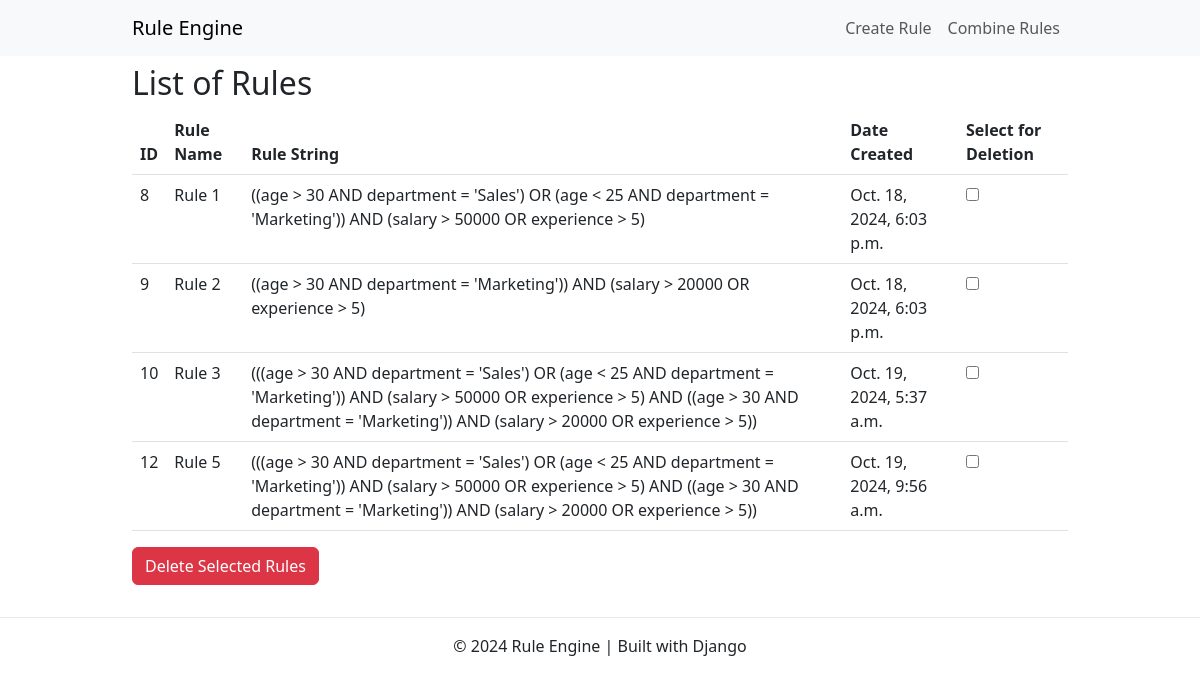
Before: / with the older database file.
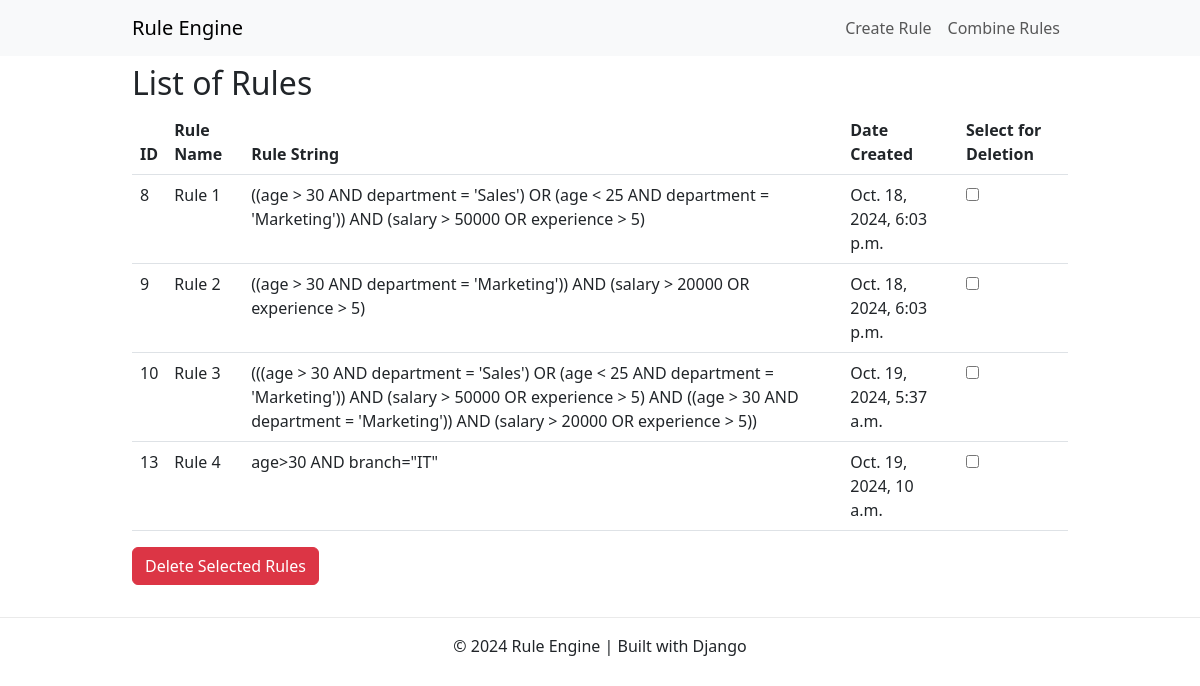
After: the same page with the newer database file.
### engine/models.py (models this page shows, shortened)
class Rule(models.Model):
    rule_name = models.CharField(max_length=255,unique=True)
    rule_string = models.TextField()
    ast_json = models.JSONField(null=True, blank=True)  # Allow null and blank values for ast_json
    created_at = models.DateTimeField(auto_now_add=True)

### engine/views.py (the view)
# urls.py: path('', views.RuleListView.as_view(), name='rule_list'),
class RuleListView(View):
    def get(self, request):
        rules = Rule.objects.all()
        return render(request, 'engine/rule_list.html', {'rules': rules})

### engine/templates/engine/rule_list.html (shortened to what this page needs)
{% extends 'engine/base.html' %}
{% block content %}
<h2>List of Rules</h2>
<table class="table table-hover">
    <thead>
        <tr>
            <th>ID</th>
            <th>Rule Name</th>
            <th>Rule String</th>
            <th>Date Created</th>
            <th>Select for Deletion</th>
        </tr>
    </thead>
    <tbody>
        {% for rule in rules %}
        <tr>
            <td>{{ rule.id }}</td>
            <td>{{ rule.rule_name }}</td>
            <td>{{ rule.rule_string }}</td>
            <td>{{ rule.created_at }}</td>
            <td><input type="checkbox" class="rule-checkbox" value="{{ rule.id }}"></td>
        </tr>
        {% empty %}
        <tr>
            <td colspan="5">No rules available.</td>
        </tr>
        {% endfor %}
    </tbody>
</table>
<button id="delete-button" class="btn btn-danger">Delete Selected Rules</button>
{% endblock %}

### engine/templates/engine/base.html (shortened to what this page needs)
<!DOCTYPE html>
<html lang="en">
<head>
    <link href="https://cdn.jsdelivr.net/npm/bootstrap@5.3.0-alpha3/dist/css/bootstrap.min.css" rel="stylesheet">
</head>
<body>
    <nav class="navbar navbar-expand-lg navbar-light bg-light fixed-top">
        <div class="container">
            <a class="navbar-brand" href="{% url 'rule_list' %}">Rule Engine</a>
            <div class="collapse navbar-collapse" id="navbarNav">
                <ul class="navbar-nav ms-auto">
                    <li class="nav-item">
                        <a class="nav-link" href="{% url 'create_rule' %}">Create Rule</a>
                    </li>
                    <li class="nav-item">
                        <a class="nav-link" href="{% url 'combine_rules' %}">Combine Rules</a>
                    </li>
                </ul>
            </div>
        </div>
    </nav>
    <main role="main" class="container">
        {% block content %}
        {% endblock %}
    </main>
    <footer>
        <p>© 2024 Rule Engine | Built with Django</p>
    </footer>
</body>
</html>

### engine/templates/engine/base.html (style rules this page uses)
body { padding-top: 4rem; }
.container { max-width: 960px; }
footer { margin-top: 2rem; padding-top: 1rem; border-top: 1px solid #eaeaea; text-align: center; }

Changed rows visible on the page:
removed Rule: id "12", rule_name "Rule 5", rule_string "(((age > 30 AND department = 'Sales') OR (age < 25 AND department = 'Marketing')) AND (salary > 50000 OR experience > 5) AND ((age > 30 AND department = 'Marketing')) AND (salary > 20000 OR experience > 5))", created_at "Oct. 19, 2024, 9:56 a.m."
added Rule: id "13", rule_name "Rule 4", rule_string "age>30 AND branch=\"IT\"", created_at "Oct. 19, 2024, 10 a.m."
